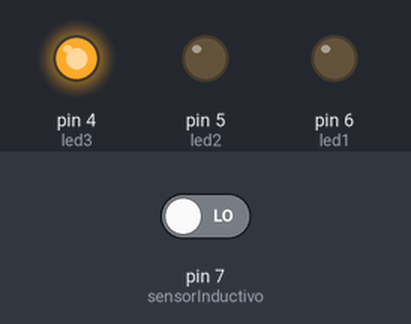
A sketch run on a simulated Arduino Uno, built with avr-gcc and run on an emulated ATmega328P. Parts: output pins drawn as LEDs (lit = HIGH). The test bench sets the inputs (shaded band); at power-on: pin 7 (sensorInductivo) LOW.

Above: at 2.8 s.
2.9 s: pin 7 (sensorInductivo) driven HIGH
At 3.4 s:
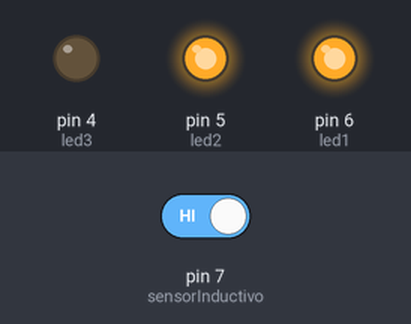
4.5 s: pin 7 (sensorInductivo) driven LOW
At 6.1 s:
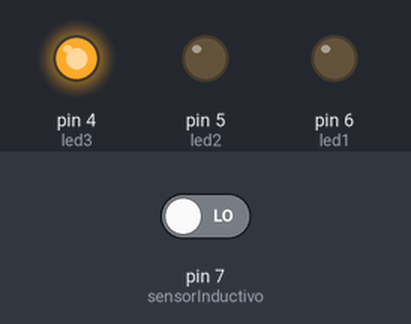
Timing chart, 0 to 7.6 s (numbered marks = the images above; inputs shaded):
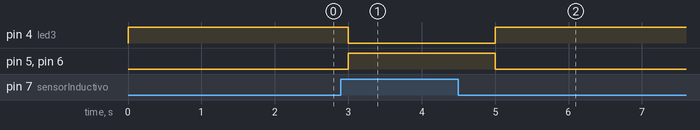

The sketch:

sensor-inductivo.ino
```cpp
const int sensorInductivo = 7;
const int led1 = 6;
const int led2 = 5;
const int led3 = 4;

void setup()
{
   Serial.begin(9600);
   pinMode(sensorInductivo, INPUT);
   pinMode(led1, OUTPUT);
   pinMode(led2, OUTPUT);
   pinMode(led3, OUTPUT);
}

void loop()
{
   bool sensor = digitalRead(sensorInductivo);

   if (sensor == HIGH)
   {
     digitalWrite(led1,HIGH);
     digitalWrite(led2,HIGH);
     digitalWrite(led3,LOW);

   }if (sensor == LOW)
   {
     digitalWrite(led1,LOW);
     digitalWrite(led2,LOW);
     digitalWrite(led3,HIGH);

   }
   delay(1000);
}
```

Measured:
- after the input at 2.9 s, pin 4 (led3): HIGH → LOW after 0.10 s; pin 5 (led2), pin 6 (led1): LOW → HIGH after 0.10 s
- after the input at 4.5 s, pin 4 (led3): LOW → HIGH after 0.50 s; pin 5 (led2), pin 6 (led1): HIGH → LOW after 0.50 s
